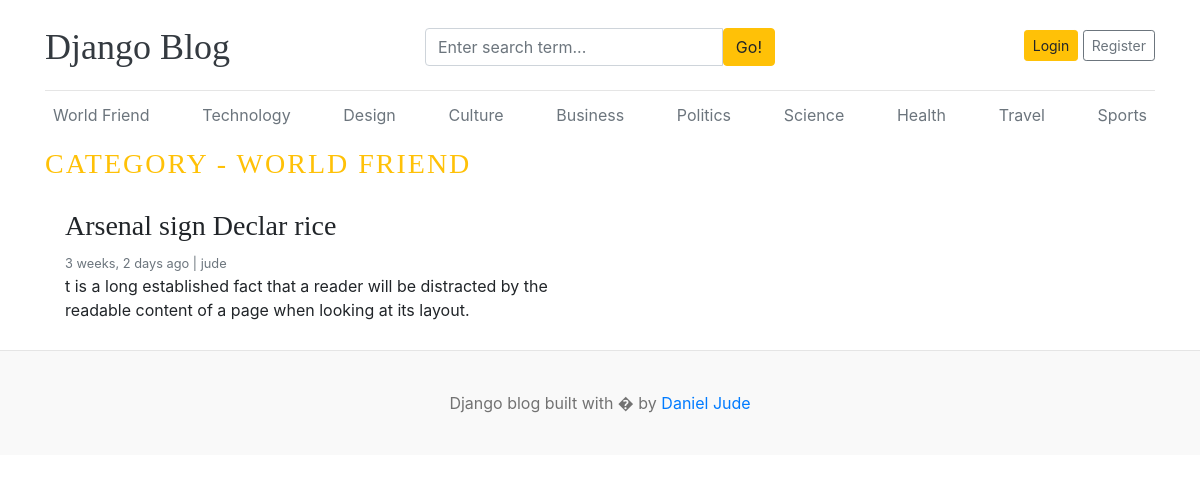
Page /category/1/ on the committed database.
### blogs/models.py (models this page shows, shortened)
class Category(models.Model):
    category_name = models.CharField(max_length=100, unique=True)
    created_at = models.DateTimeField(auto_now_add=True)
    updated_at = models.DateTimeField(auto_now=True)
    class Meta:
        verbose_name_plural = "categories"

class Blog(models.Model):
    title =models.CharField(max_length=100)
    slug = models.SlugField(max_length=150, unique=True, blank=True)
    category = models.ForeignKey(Category, on_delete=models.CASCADE)
    author  = models.ForeignKey(User, on_delete=models.CASCADE)
    featured_image = models.ImageField(upload_to="uploads/%Y/%m/%d")
    short_description = models.TextField(max_length=500)
    blog_body = models.TextField(max_length=2000)
    status = models.IntegerField(choices=STATUS_CHOICES, default=0)
    is_featured = models.BooleanField(default=False)
    created_at = models.DateTimeField(auto_now_add=True)
    updated_at = models.DateTimeField(auto_now=True)

### blogs/views.py (the view)
# urls.py: path("<int:category_id>/", views.posts_by_category, name='post_by_category'),
def posts_by_category(request, category_id):
    blogs = Blog.objects.filter(status=1, category=category_id)
    category = get_object_or_404(Category, id=category_id)
    return render(request, 'posts_by_category.html', {'blogs':blogs, 'category':category})

### blogs/context_processors.py (called while the page is built)
def get_categories(request):
    categories = Category.objects.all()
    return dict(categories=categories)

def get_social_links(request):
    links = SocialLink.objects.all()
    return dict(links=links)

### templates/posts_by_category.html (shortened to what this page needs)
{% extends 'base.html' %}
    {% block content %}
    {% if blogs %}
    <h3 class="text-uppercase text-warning" style="letter-spacing: 2px">
      Category - {{category.category_name}}
    </h3>
    <div class="row mb-2">
      {% for blog in blogs %}
      <div class="col-md-6">
        <div class="card border-0">
          <div class="card-body">
            <h3>{{blog.title}}</h3>
            <small class="mb-1 text-muted"
              >{{blog.created_at | timesince}} ago | {{blog.author}}</small
            >
            <p class="card-text">{{blog.short_description}}</p>
          </div>
        </div>
      </div>
      {% endfor %}
    </div>
  </div>
  {% else %}
  <p>No post found</p>
  {% endif %}
    {% endblock content %}

### templates/base.html (shortened to what this page needs)
{% load static %}
<!DOCTYPE html>
<html lang="en">
  <head>
    <link
      href="https://getbootstrap.com/docs/4.0/dist/css/bootstrap.min.css"
      rel="stylesheet"
    />
    <link href="{% static 'css/blog.css' %}" rel="stylesheet" />
    <link rel="stylesheet" href="https://cdnjs.cloudflare.com/ajax/libs/font-awesome/4.7.0/css/font-awesome.min.css">
  </head>
  <body>
    <div class="container">
      <header class="blog-header py-3">
        <div class="row flex-nowrap justify-content-between align-items-center">
          <div class="col-4 pt-1">
            <a class="blog-header-logo text-dark" href="/">Django Blog</a>
          </div>
          <div class="col-4 pt-1">
            <form action="{% url 'search' %}" method="GET">
            <div class="input-group">
                <input
                class="form-control"
                type="text"
                placeholder="Enter search term..."
                aria-label="Enter search term..."
                aria-describedby="button-search"
                name = "search"
              />
              <button type="submit" class="btn btn-warning" id="button-search" >
                Go!
              </button>
            </div>
          </form>
          </div>
         {% if not  user.is_authenticated %}
         <div class="col-4 d-flex justify-content-end align-items-center">
          <a class="btn btn-sm btn-warning" href="{% url 'login' %}">Login</a> &nbsp;
          <a class="btn btn-sm btn-outline-secondary" href="{% url 'register' %}">Register</a>
        </div>
         {% else %}
          <span>You are logged in as {{user}} &nbsp; <a  href = "{% url 'dashboard' %}" class = "btn btn-warning btn-sm">Dashboard</a></span>&nbsp; <a href="{% url 'logout' %}">Logout</a>
         {% endif %}
        </div>
      </header>
      <div class="nav-scroller py-1 mb-2">
       <nav class="nav d-flex justify-content-between">
        {% for category in categories  %}
        <a class="p-2 text-muted" href="{% url 'post_by_category' category.id %}">{{category.category_name}}</a>
        {% endfor %}
       </nav>
     </div>
      {% block content %}
      {% endblock %}
      <footer class="blog-footer">
        <p>Django blog built with � by <a href="#">Daniel Jude</a></p>
      </footer>
    </body>
</html>

### blog_main/static/css/blog.css (style rules this page uses)
.blog-header { border-bottom: 1px solid #e5e5e5; }
.blog-header-logo { font-family: "Playfair Display", Georgia, "Times New Roman", serif ; font-size: 2.25rem; }
h1, h2, h3, h4, h5, h6 { font-family: "Playfair Display", Georgia, "Times New Roman", serif ; }
.blog-footer { padding: 2.5rem 0; color: #727272; text-align: center; background-color: #f9f9f9; border-top: 0.05rem solid #e5e5e5; }
.blog-footer p:last-child { margin-bottom: 0; }

### rows in the picture
Category: category_name "World Friend", category_name "WORLD FRIEND"
Category: category_name "Technology"
Category: category_name "Design"
Category: category_name "Culture"
Category: category_name "Business"
Category: category_name "Politics"
Category: category_name "Science"
Category: category_name "Health"
Category: category_name "Travel"
Category: category_name "Sports"
Blog: title "Arsenal sign Declar rice", created_at "3 weeks, 2 days", author "jude", short_description "t is a long established fact that a reader will be distracted by the readable content of a page when looking at its layout."
